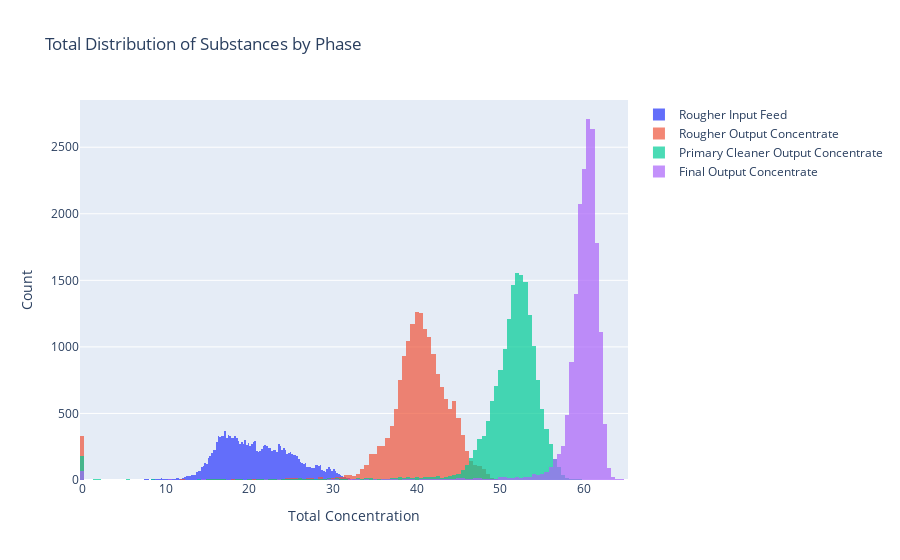

Notebook cell for this chart:
### Markdown cell above
**Total Concentrations of All Substances**

We'll look at the total distribution of the substance concentrations to identify if the dataset has any anomalies.

### Code cell
rougher_input_labels = ['rougher.input.feed_au', 'rougher.input.feed_ag', 'rougher.input.feed_pb']
rougher_output_labels = ['rougher.output.concentrate_au', 'rougher.output.concentrate_ag', 'rougher.output.concentrate_pb']
pri_clean_output_labels = ['primary_cleaner.output.concentrate_au', 'primary_cleaner.output.concentrate_ag', 'primary_cleaner.output.concentrate_pb']
final_output_labels = ['final.output.concentrate_au', 'final.output.concentrate_ag', 'final.output.concentrate_pb']

fig = go.Figure()
fig.add_trace(go.Histogram(x=gold_full[rougher_input_labels].sum(axis=1), name='Rougher Input Feed'))
fig.add_trace(go.Histogram(x=gold_full[rougher_output_labels].sum(axis=1), name='Rougher Output Concentrate', opacity=0.7))
fig.add_trace(go.Histogram(x=gold_full[pri_clean_output_labels].sum(axis=1), name='Primary Cleaner Output Concentrate', opacity=0.7))
fig.add_trace(go.Histogram(x=gold_full[final_output_labels].sum(axis=1), name='Final Output Concentrate', opacity=0.7))
fig.update_layout(barmode='overlay',
                title='Total Distribution of Substances by Phase',
                xaxis_title='Total Concentration',
                yaxis_title='Count')
fig.show()

### Figure 1 — Plotly figure (JSON) as saved in the notebook; plotly's stock layout.template omitted (floating-point values rounded to 4 significant figures; data arrays with more than 128 entries replaced by an {"elided": "..."} marker saying what was removed)
{"data": [{"name": "Rougher Input Feed", "type": "histogram", "x": {"elided": "17501 float values"}}, {"name": "Rougher Output Concentrate", "opacity": 0.7, "type": "histogram", "x": {"elided": "17501 float values"}}, {"name": "Primary Cleaner Output Concentrate", "opacity": 0.7, "type": "histogram", "x": {"elided": "17501 float values"}}, {"name": "Final Output Concentrate", "opacity": 0.7, "type": "histogram", "x": {"elided": "17501 float values"}}], "layout": {"barmode": "overlay", "title": {"text": "Total Distribution of Substances by Phase"}, "xaxis": {"title": {"text": "Total Concentration"}}, "yaxis": {"title": {"text": "Count"}}}}
